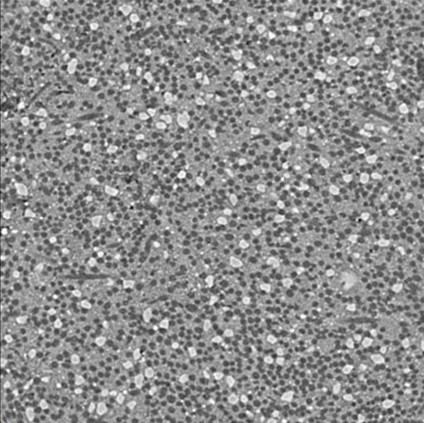
#> input picture count/20%/20%CT截面1.jpg, 424 x 423 px
$ python '二值化.py'
#> lines starting #> are read from the running program, lines starting #| are printed output that depends on the picture
# -*- coding: utf-8 -*-
"""
Created on Thu Oct 21 14:57:44 2021

@author: 94917
"""

from sklearn.cluster import KMeans
from PIL import Image
from matplotlib import pyplot as plt
import numpy as np
def getimg():
    return Image.open("./20%CT截面1.jpg")
#> returned value is the input picture: PIL image 424x423 RGB; mean R, G, B 140.8, 140.8, 140.8
def showimg(img):
    plt.imshow(img)
    plt.show()

im=getimg()
im=np.array(im.convert("L"))
im=np.where(im[...,:]<100,0,255)
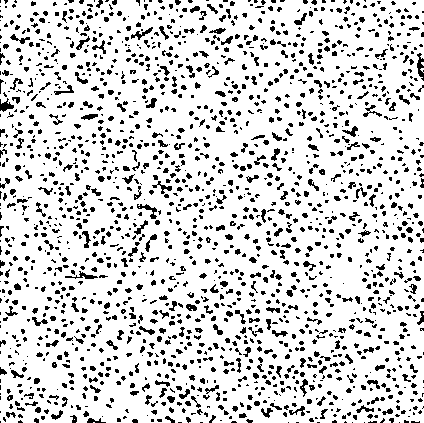
#> im: shape (423, 424) int64; 83.6% white; black in thin lines or dots
#> (the run stopped early here; a loop or call above may not have finished)
